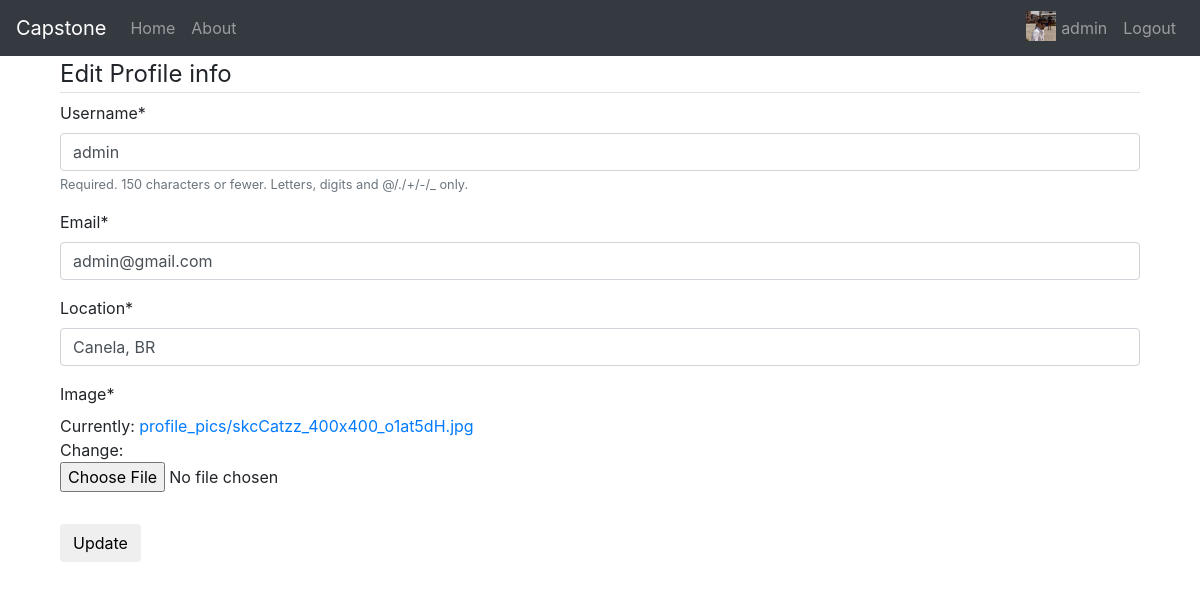
Before: /edit_profile/ (signed in) with the older database file.
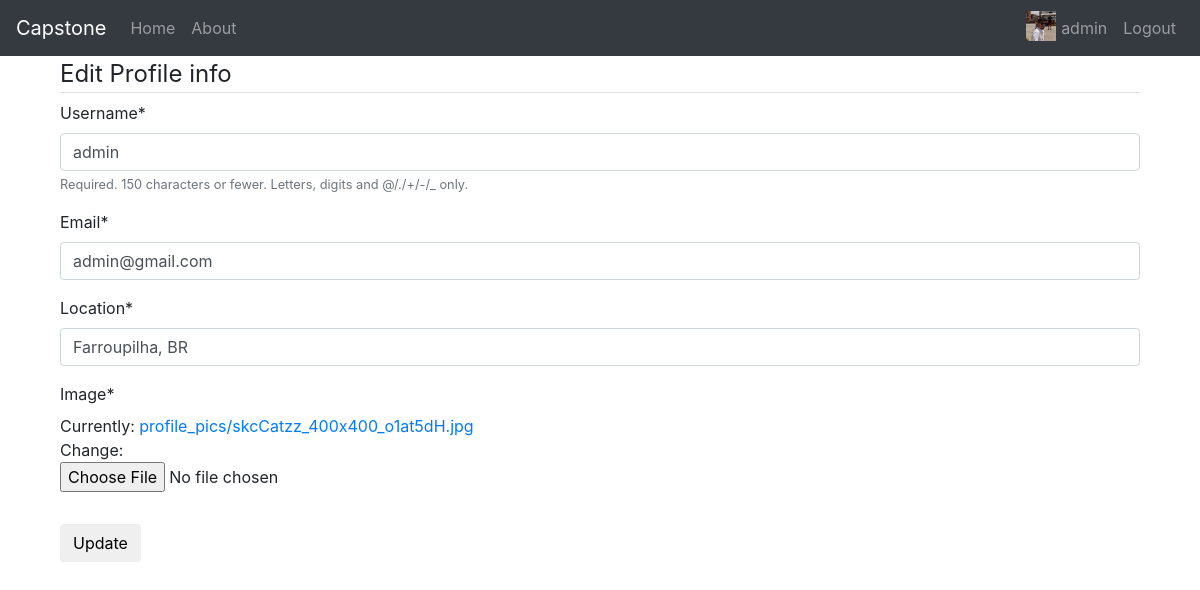
After: the same page with the newer database file.
### users/models.py (models this page shows, shortened)
class Profile(models.Model):
    user = models.OneToOneField(User, on_delete=models.CASCADE)
    image = models.ImageField(default='default.jpg', upload_to='profile_pics')
    location = models.CharField(default='nowhere', max_length=20)
    coins = models.IntegerField(default=100)

### users/views.py (the view)
# urls.py: path('edit_profile/', users_views.edit_profile, name='edit-profile'),
@login_required
def edit_profile(request):
    if request.method == 'POST':
        u_form = UserUpdateForm(request.POST, instance=request.user)
        p_form = ProfileUpdateForm(request.POST, request.FILES, instance=request.user.profile)
        if u_form.is_valid and p_form.is_valid():
            u_form.save()
            p_form.save()
            messages.success(request, 'your account has been updated')
            return redirect('profile')
    else:
        u_form = UserUpdateForm(instance=request.user)
        p_form = ProfileUpdateForm(instance=request.user.profile)
    context = {
        'u_form': u_form,
        'p_form': p_form
    }
    return render(request, 'users/edit_profile.html', context)

### users/forms.py
class UserUpdateForm(forms.ModelForm):
    email = forms.EmailField()
    class Meta:
        model = User
        fields = ['username', 'email']

class ProfileUpdateForm(forms.ModelForm):
    class Meta:
        model = Profile
        fields = ['location', 'image']

### users/templates/users/edit_profile.html (shortened to what this page needs)
{% extends 'final_project/layout.html' %}
{% load crispy_forms_tags %}
    {% block content %}
        <div class='container'>
            <form method='POST' enctype="multipart/form-data">
                <fieldset class='form-group'>
                    <legend class='border-bottom md-4'>Edit Profile info</legend>
                    {{ u_form|crispy }}
                    {{ p_form|crispy }}
                </fieldset>
                <div class='form-group'>
                    <button class='btn' type='submit'>Update</button>
                </div>
            </form>
        </div>
    {% endblock %}

### final_project/templates/final_project/layout.html (shortened to what this page needs)
{% load static %}
<!DOCTYPE html>
<html>
    <head>
      <link rel="stylesheet" href="{% static 'final_project/styles.css' %}">
      <link rel="stylesheet" href="https://stackpath.bootstrapcdn.com/font-awesome/4.7.0/css/font-awesome.min.css">
      <link rel="stylesheet" href="https://maxcdn.bootstrapcdn.com/bootstrap/4.0.0/css/bootstrap.min.css">
    </head>
    <body>
      <nav class="navbar navbar-expand-md navbar-dark bg-dark">
        <div class="navbar-collapse collapse w-100 order-1 order-md-0 dual-collapse2">
          <a class="navbar-brand" href='{% url "home" %}'>Capstone</a>
          <ul class="navbar-nav mr-auto">
            <li class="nav-item">
              <a class="nav-link" href='{% url "home" %}'>Home</a>
            </li>
            <li class="nav-item">
              <a class="nav-link" href='{% url "about" %}'>About</a>
            </li>
          </ul>
        </div>
        <div class="navbar-collapse collapse w-100 order-3 dual-collapse2">
          <ul class="navbar-nav ml-auto">
            {%if user.is_authenticated %}
              <li class="nav-item">
                <a class="nav-link" href='{% url "profile" %}'>
                  <img src='{{user.profile.image.url}}' class="navbar-img">
                  {{user.username}}
                </a>
              </li>
              <li class="nav-item">
                <a class="nav-link" href='{% url "logout" %}'>Logout</a>
              </li>
            {% endif %}
          </ul>
        </div>
      </nav>
      <div class='container'>
        {% block content %}
        {% endblock %}
      </div>
    </body>
</html>

### final_project/static/final_project/styles.css (style rules this page uses)
body { background: red; color: blue; }
.navbar-img { position: relative; top: -5px; float: left; left: -5px; height: auto; width: auto; max-width: 30px; max-height: 30px; }

Changed rows visible on the page:
changed Profile: location "Canela, BR" → "Farroupilha, BR"
